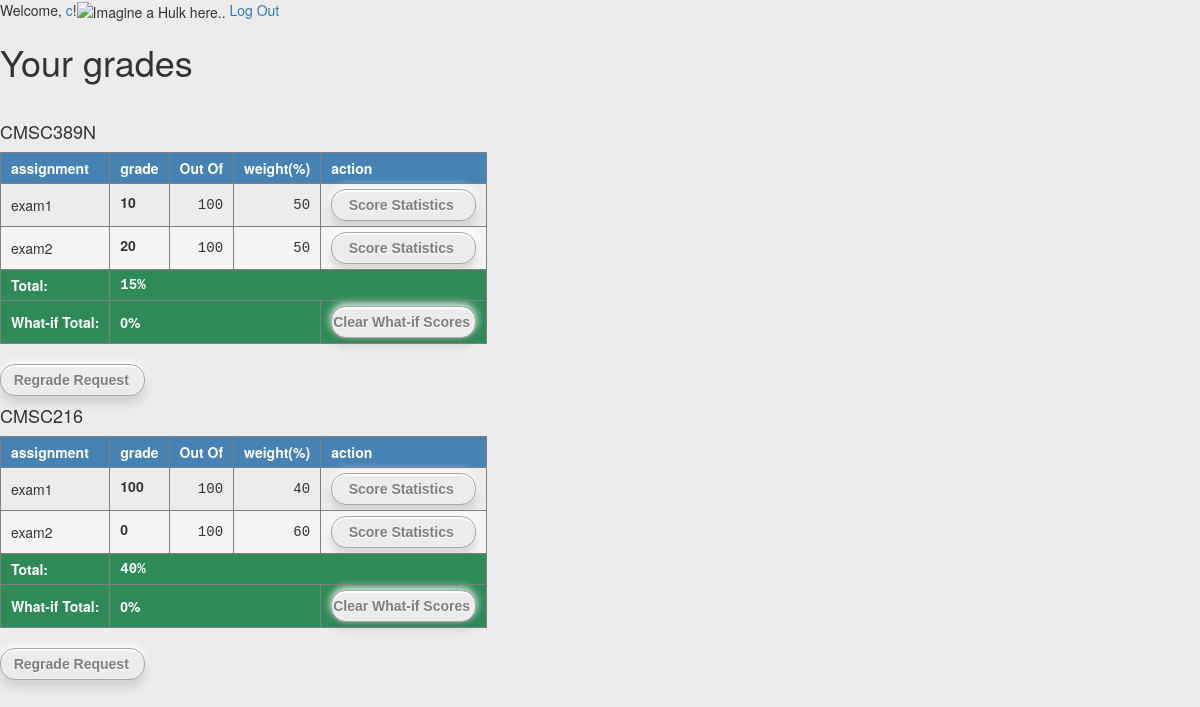
The app's page /Controller/main.php (signed in) with its own data.
### tables this page shows
CREATE TABLE `user_courses` (
  `id` int(11) NOT NULL,
  `userId` int(20) NOT NULL,
  `courseId` int(20) NOT NULL
);

CREATE TABLE `courses` (
  `courseId` int(20) NOT NULL,
  `name` varchar(20) NOT NULL
);

CREATE TABLE `course_assignments` (
  `id` int(11) NOT NULL,
  `courseId` int(20) NOT NULL,
  `assignmentId` int(20) NOT NULL
);

CREATE TABLE `assignments` (
  `assignmentId` int(20) NOT NULL,
  `max_score` int(20) NOT NULL,
  `weight` int(20) NOT NULL,
  `name` varchar(20) NOT NULL
);

CREATE TABLE `grades` (
  `id` int(11) NOT NULL,
  `userId` int(20) NOT NULL,
  `assignmentId` int(20) NOT NULL,
  `score` int(20) NOT NULL
);

### Model/Student.php (called while the page is built, shortened)
<?php
class Student
{
    function __construct($name, $class, $grades) {
        $this->class = $class;
        $this->grades = $grades;
    }
}

### Controller/main.php (the view, shortened to what this page needs)
<!DOCTYPE html>
<html lang="en">
  <head>
    <link rel="stylesheet" href="https://maxcdn.bootstrapcdn.com/bootstrap/3.3.7/css/bootstrap.min.css">
      <link rel="stylesheet" href="mainCSS.css">
  </head>
  <body>
    <?php
      $username = $_SESSION['username'];
      echo "Welcome, <a href='settings.php'>$username</a>!";
      echo $_SESSION['image'];
    ?>
    <a href="logout.php?logout"></span>Log Out</a>
    <br />
    <h1>Your grades</h1>
    <br />
    <?php
      require_once '../Model/Student.php';
      $userNameResult=mysql_query("SELECT userId FROM users WHERE name='$username'");
      $userNameResultRow=mysql_fetch_array($userNameResult);
      $userId = $userNameResultRow['userId'];
      $courseIdResult=mysql_query("SELECT courseId FROM user_courses WHERE userId='$userId'");
      $divNum = 0;
      $divNum1 = 0;
      while ($courseIdResultRow = mysql_fetch_array($courseIdResult)) {
          $courseId = $courseIdResultRow['courseId'];
          $totalScore = 0;
          $whatifTotal = 0;
          $courseNameResult=mysql_query("SELECT name FROM courses WHERE courseId='$courseId'");
          $courseNameResultRow = mysql_fetch_array($courseNameResult);
          echo "<h4>".$courseNameResultRow['name']."</h4>";
          echo "<table border='1'>";
          echo "<thead><tr><th>assignment</th><th>grade</th><th>Out Of</th><th>weight(%)</th><th>action</th></tr></thead>";
          $assignmentIdResult=mysql_query("SELECT assignmentId FROM course_assignments WHERE courseId='$courseId'");
          while ($assignmentIdResultRow = mysql_fetch_array($assignmentIdResult)) {
            $assignmentId = $assignmentIdResultRow['assignmentId'];
            $idName = "displayStatistics$divNum";
            $gradeResult=mysql_query("SELECT score FROM grades WHERE assignmentId='$assignmentId' And userId='$userId'");
            $score = mysql_fetch_array($gradeResult)['score'];
            if ($score == null) {
              $score = 0;
            }
            $maxScoreWeightResult=mysql_query("SELECT max_score, weight, name FROM assignments WHERE assignmentId='$assignmentId'");
            $maxScoreWeightResultRow = mysql_fetch_array($maxScoreWeightResult);
            $maxScore = $maxScoreWeightResultRow['max_score'];
            $weight = $maxScoreWeightResultRow['weight'];
            $name = $maxScoreWeightResultRow['name'];
            $whatIfClass = 'whatif'.$assignmentId;
            $whatifScore = $_GET[$whatIfClass];
            if (isset($whatifScore)) {
              $whatifTotal += 1.0 * $whatifScore * $weight / $maxScore;
              $toshow = $whatifScore;
            } else {
              $toshow = $score;
            }
            $student = new Student($username, $name, $toshow);
            echo "<tr><td>$student->class</td><td>"."<label class=\"pull-left\" title=\"click to input what-if scores\">$student->grades</label><input class=\"$assignmentId\" type=\"text\" />"."</td><td>".$maxScore."</td><td>".$weight."</td><td id=$idName><a class=\"button\" onclick=\"showScoreStatistics($divNum)\">&nbsp&nbsp&nbsp&nbspScore Statistics<i class=\"icon-chevron-right\"></i></a></td></tr><div></div></td></tr><div></div>";
            $totalScore += $score * $weight / $maxScore;
            $divNum+=1;
          }
          echo "<tfoot><tr><th>Total:</th><th colspan=\"4\">$totalScore%</th></tr><tr title=\"You total score after applying what-if scores\"><th>What-if Total:</th><th colspan=\"3\">$whatifTotal%</th><th><a class=\"button\" onclick=\"clearWhatif($divNum1)\">Clear What-if Scores<i class=\"icon-chevron-right\"></i></a></th></tr></tfoot>";
          echo "</table>";
          echo "<span id='pieChart$divNum1' style='width: 450px; display: inline-block'></span><br>";
          echo "<a class=\"button\" onclick=\"location.href='regrade.php'\">&nbsp&nbsp&nbspRegrade Request<i class=\"icon-chevron-right\"></i></a>";
          $divNum1++;
      }
    ?>
  </body>
</html>

### Controller/main.php (style rules this page uses)
table { font-family: "Helvetica Neue", Helvetica, sans-serif }
thead { background: SteelBlue; color: white; }
th, td { padding: 5px 10px; }
tbody tr:nth-child(even) { background: WhiteSmoke; }
tbody tr td:nth-child(2) { text-align:center; }
tbody tr td:nth-child(3), tbody tr td:nth-child(4) { text-align: right; font-family: monospace; }
tfoot { background: SeaGreen; color: white; text-align: right; }
tfoot tr th:last-child { font-family: monospace; }
body { background: #ECECEC; margin:0px ; color:#333; }
a.button { background: #ECECEC; border-radius: 15px; padding: 5px 1px; display: block; font-family: arial; font-weight: bold; color:#7f7f7f; text-decoration: none; text-shadow:0px 1px 0px #fff; border:1px solid #a7a7a7; width: 145px; font:10; box-shadow: 0px 2px 1px white inset, 0px -2px 8px white, 0px 2px 5px rgba(0, 0, 0, 0.1), 0px 8px 10px rgba(0, 0, 0, 0.1); -webkit-transition:box-shadow 0.5s; }

### records on screen
user_courses: courseId.name "CMSC389N", totalScore "15", whatifTotal "0"
course_assignments: assignmentId.name "exam1", grades.score "10", assignmentId.max_score "100", assignmentId.weight "50"
course_assignments: assignmentId.name "exam2", grades.score "20", assignmentId.max_score "100", assignmentId.weight "50"
user_courses: courseId.name "CMSC216", totalScore "40", whatifTotal "0"
course_assignments: assignmentId.name "exam1", grades.score "100", assignmentId.max_score "100", assignmentId.weight "40"
course_assignments: assignmentId.name "exam2", grades "0", assignmentId.max_score "100", assignmentId.weight "60"

### other values on screen
$username "c"
